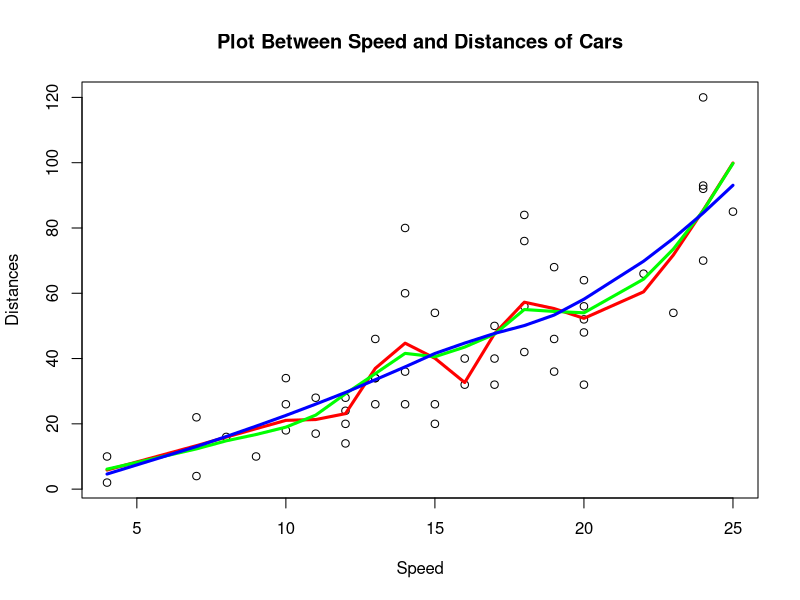
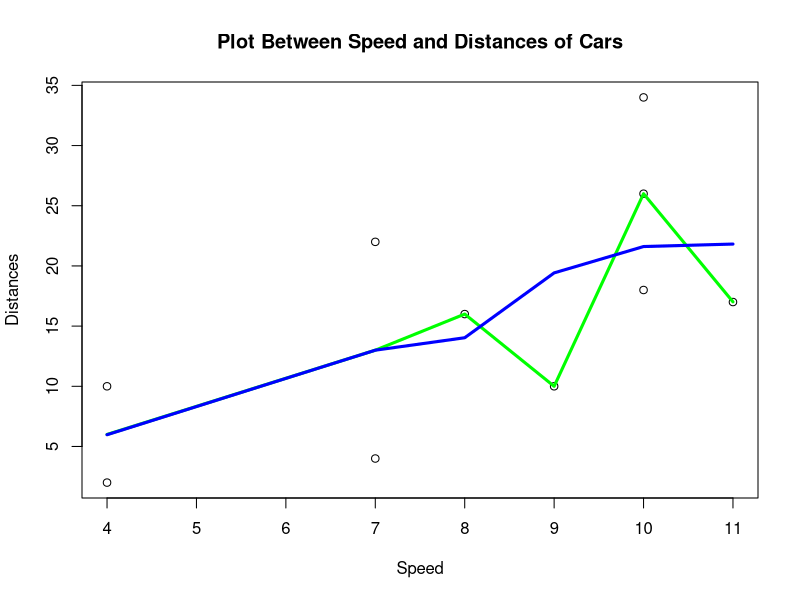

Here is the R script that generated these plots, in order:
# ===== LOCAL REGRESSION

# ===== Full Dataset
data = cars
colnames(data) = c('x','y')
plot(data$x, data$y,
     main = 'Plot Between Speed and Distances of Cars',
     xlab = 'Speed',
     ylab = 'Distances')

# Making Model Local Regresion for Dataset Cars
loessmod14 = loess(y~x, data = data, span = 0.4)
loessmod15 = loess(y~x, data = data, span = 0.5)
loessmod19 = loess(y~x, data = data, span = 0.9)

#Get Smooth Output
smoothed14 = predict(loessmod14)
smoothed15 = predict(loessmod15)
smoothed19 = predict(loessmod19)

#Plot
lines(smoothed14, x = data$x, col = 'red', lwd = 3)
lines(smoothed15, x = data$x, col = 'green', lwd = 3)
lines(smoothed19, x = data$x, col = 'blue', lwd = 3)

# ===== 10 rows of Dataset
data2 = cars[1:10,]
colnames(data2) = c('x','y')
plot(data2$x, data2$y,
     main = 'Plot Between Speed and Distances of Cars',
     xlab = 'Speed',
     ylab = 'Distances')

# Making Model Local Regresion for Dataset Cars
loessmod24 = loess(y~x, data = data2, span = 0.2)
loessmod25 = loess(y~x, data = data2, span = 0.5)
loessmod29 = loess(y~x, data = data2, span = 0.9)

# Get Smooth Output
smoothed24 = predict(loessmod24)
smoothed25 = predict(loessmod25)
smoothed29 = predict(loessmod29)

# Plot
lines(smoothed24, x = data2$x, col = 'red', lwd = 3)
lines(smoothed25, x = data2$x, col = 'green', lwd = 3)
lines(smoothed29, x = data2$x, col = 'blue', lwd = 3)

# ===== LOESS Algorithm
x = c(0.5578,2.0217,2.5773,3.4140,4.3014,4.7448,5.1074,6.5412,6.7216,7.2601)
y = c(17.7780,108.6017,142.2226,166.9969,205.8401,217.6891,224.9667,232.0901,231.1128,226.4877)
data_xy = cbind(x,y)

loess_audhi = function(data, q){
  data = as.data.frame(data)
  length_data = dim(data)[1]
  sort(data[,1], decreasing = FALSE)
  difference_x = matrix(0, ncol = length_data, nrow = length_data)
  value_h = matrix(0, ncol = length_data, nrow = length_data)
  
  for (i in 1:length_data) {
    focal_point = data[i,1]
    difference_x[,i] = data[,1] - focal_point
    
    class_size = q*length_data
    if (i <= class_size-1) {
      value_h[,i] = max(difference_x[1:class_size,i])
    } 
    
    else {
      for (j in 1:length_data/class_size) {
        if ((i/class_size) > (i %/% class_size) & (i/class_size) < j) {
          value_h[,i] = max(difference_x[(class_size*(i %/% class_size) + 1):j*class_size,i])
        } 
        
        if (i/class_size == j) {
          if (abs(difference_x[i-1,i]) < abs(difference_x[i+1,i])) {
            value_h[,i] = max(difference_x[(class_size*((i-1) %/% class_size) + 1):j*class_size,i])
          }
          if (abs(difference_x[i-1,i]) > abs(difference_x[i+1,i])){
            value_h[,i] = max(difference_x[(class_size*((i+1) %/% class_size) + 1):j*class_size,i])
          }
        }
        
      }
      
    }
  }
  return(value_h)
  return(difference_x)
}